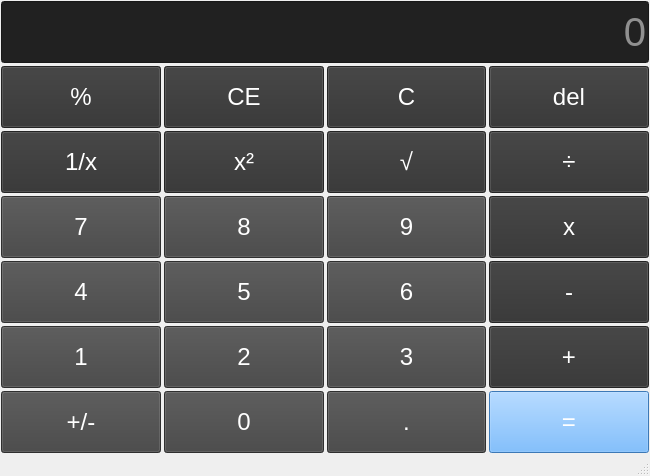
<?xml version="1.0" encoding="UTF-8"?>
<ui version="4.0">
 <class>MainWindow</class>
 <widget class="QMainWindow" name="MainWindow">
  <property name="geometry">
   <rect>
    <x>0</x>
    <y>0</y>
    <width>650</width>
    <height>476</height>
   </rect>
  </property>
  <property name="windowTitle">
   <string>计算器-2022414040202-陈维新</string>
  </property>
  <property name="styleSheet">
   <string notr="true">QPushButton {
	color: rgb(255, 255, 255);
	background-color: rgb(66, 66, 66);
	font-size: 18pt;
}
QLineEdit {
	background-color: rgb(33, 33, 33);
	color: rgb(255, 255, 255);
	font-size: 30pt
}
QPushButton:hover {
	background-color: rgb(50,50,50);
}</string>
  </property>
  <widget class="QWidget" name="centralwidget">
   <property name="sizePolicy">
    <sizepolicy hsizetype="Preferred" vsizetype="Preferred">
     <horstretch>0</horstretch>
     <verstretch>0</verstretch>
    </sizepolicy>
   </property>
   <layout class="QVBoxLayout" name="verticalLayout">
    <property name="spacing">
     <number>3</number>
    </property>
    <property name="leftMargin">
     <number>1</number>
    </property>
    <property name="topMargin">
     <number>1</number>
    </property>
    <property name="rightMargin">
     <number>1</number>
    </property>
    <property name="bottomMargin">
     <number>1</number>
    </property>
    <item>
     <layout class="QGridLayout" name="gridLayout_3">
      <item row="4" column="2">
       <widget class="QPushButton" name="btnNum6">
        <property name="sizePolicy">
         <sizepolicy hsizetype="Minimum" vsizetype="Minimum">
          <horstretch>0</horstretch>
          <verstretch>0</verstretch>
         </sizepolicy>
        </property>
        <property name="text">
         <string>6</string>
        </property>
       </widget>
      </item>
      <item row="1" column="2">
       <widget class="QPushButton" name="btnClearAll">
        <property name="sizePolicy">
         <sizepolicy hsizetype="Minimum" vsizetype="Minimum">
          <horstretch>0</horstretch>
          <verstretch>0</verstretch>
         </sizepolicy>
        </property>
        <property name="styleSheet">
         <string notr="true">QPushButton {
	background-color: rgb(50,50,50);
}
QPushButton:hover {
	background-color: rgb(66,66,66);
}
QPushButtton:pressed {
	
	background-color: rgb(31, 31, 31);
}</string>
        </property>
        <property name="text">
         <string>C</string>
        </property>
       </widget>
      </item>
      <item row="6" column="2">
       <widget class="QPushButton" name="btnPeriod">
        <property name="sizePolicy">
         <sizepolicy hsizetype="Minimum" vsizetype="Minimum">
          <horstretch>0</horstretch>
          <verstretch>0</verstretch>
         </sizepolicy>
        </property>
        <property name="text">
         <string>.</string>
        </property>
       </widget>
      </item>
      <item row="2" column="1">
       <widget class="QPushButton" name="btnSquare">
        <property name="sizePolicy">
         <sizepolicy hsizetype="Minimum" vsizetype="Minimum">
          <horstretch>0</horstretch>
          <verstretch>0</verstretch>
         </sizepolicy>
        </property>
        <property name="styleSheet">
         <string notr="true">QPushButton {
	background-color: rgb(50,50,50);
}
QPushButton:hover {
	background-color: rgb(66,66,66);
}
QPushButtton:pressed {
	
	background-color: rgb(31, 31, 31);
}</string>
        </property>
        <property name="text">
         <string>x²</string>
        </property>
       </widget>
      </item>
      <item row="3" column="1">
       <widget class="QPushButton" name="btnNum8">
        <property name="sizePolicy">
         <sizepolicy hsizetype="Minimum" vsizetype="Minimum">
          <horstretch>0</horstretch>
          <verstretch>0</verstretch>
         </sizepolicy>
        </property>
        <property name="text">
         <string>8</string>
        </property>
       </widget>
      </item>
      <item row="5" column="2">
       <widget class="QPushButton" name="btnNum3">
        <property name="sizePolicy">
         <sizepolicy hsizetype="Minimum" vsizetype="Minimum">
          <horstretch>0</horstretch>
          <verstretch>0</verstretch>
         </sizepolicy>
        </property>
        <property name="text">
         <string>3</string>
        </property>
       </widget>
      </item>
      <item row="6" column="3">
       <widget class="QPushButton" name="btnEqual">
        <property name="sizePolicy">
         <sizepolicy hsizetype="Minimum" vsizetype="Minimum">
          <horstretch>0</horstretch>
          <verstretch>0</verstretch>
         </sizepolicy>
        </property>
        <property name="styleSheet">
         <string notr="true">QPushButton {
	background-color: rgb(85, 170, 255);
}
</string>
        </property>
        <property name="text">
         <string>=</string>
        </property>
       </widget>
      </item>
      <item row="5" column="3">
       <widget class="QPushButton" name="btnPlus">
        <property name="sizePolicy">
         <sizepolicy hsizetype="Minimum" vsizetype="Minimum">
          <horstretch>0</horstretch>
          <verstretch>0</verstretch>
         </sizepolicy>
        </property>
        <property name="styleSheet">
         <string notr="true">QPushButton {
	background-color: rgb(50,50,50);
}
QPushButton:hover {
	background-color: rgb(66,66,66);
}
QPushButtton:pressed {
	
	background-color: rgb(31, 31, 31);
}</string>
        </property>
        <property name="text">
         <string>+</string>
        </property>
       </widget>
      </item>
      <item row="2" column="0">
       <widget class="QPushButton" name="btnInverse">
        <property name="sizePolicy">
         <sizepolicy hsizetype="Minimum" vsizetype="Minimum">
          <horstretch>0</horstretch>
          <verstretch>0</verstretch>
         </sizepolicy>
        </property>
        <property name="styleSheet">
         <string notr="true">QPushButton {
	background-color: rgb(50,50,50);
}
QPushButton:hover {
	background-color: rgb(66,66,66);
}
QPushButtton:pressed {
	
	background-color: rgb(31, 31, 31);
}</string>
        </property>
        <property name="text">
         <string>1/x</string>
        </property>
       </widget>
      </item>
      <item row="2" column="2">
       <widget class="QPushButton" name="btnSqrt">
        <property name="sizePolicy">
         <sizepolicy hsizetype="Minimum" vsizetype="Minimum">
          <horstretch>0</horstretch>
          <verstretch>0</verstretch>
         </sizepolicy>
        </property>
        <property name="styleSheet">
         <string notr="true">QPushButton {
	background-color: rgb(50,50,50);
}
QPushButton:hover {
	background-color: rgb(66,66,66);
}
QPushButtton:pressed {
	
	background-color: rgb(31, 31, 31);
}</string>
        </property>
        <property name="text">
         <string>√</string>
        </property>
       </widget>
      </item>
      <item row="6" column="0">
       <widget class="QPushButton" name="btnSign">
        <property name="sizePolicy">
         <sizepolicy hsizetype="Minimum" vsizetype="Minimum">
          <horstretch>0</horstretch>
          <verstretch>0</verstretch>
         </sizepolicy>
        </property>
        <property name="text">
         <string>+/-</string>
        </property>
       </widget>
      </item>
      <item row="5" column="0">
       <widget class="QPushButton" name="btnNum1">
        <property name="sizePolicy">
         <sizepolicy hsizetype="Minimum" vsizetype="Minimum">
          <horstretch>0</horstretch>
          <verstretch>0</verstretch>
         </sizepolicy>
        </property>
        <property name="text">
         <string>1</string>
        </property>
       </widget>
      </item>
      <item row="1" column="3">
       <widget class="QPushButton" name="btnDel">
        <property name="sizePolicy">
         <sizepolicy hsizetype="Minimum" vsizetype="Minimum">
          <horstretch>0</horstretch>
          <verstretch>0</verstretch>
         </sizepolicy>
        </property>
        <property name="styleSheet">
         <string notr="true">QPushButton {
	background-color: rgb(50,50,50);
}
QPushButton:hover {
	background-color: rgb(66,66,66);
}
QPushButtton:pressed {
	
	background-color: rgb(31, 31, 31);
}</string>
        </property>
        <property name="text">
         <string>del</string>
        </property>
       </widget>
      </item>
      <item row="2" column="3">
       <widget class="QPushButton" name="btnDivide">
        <property name="sizePolicy">
         <sizepolicy hsizetype="Minimum" vsizetype="Minimum">
          <horstretch>0</horstretch>
          <verstretch>0</verstretch>
         </sizepolicy>
        </property>
        <property name="styleSheet">
         <string notr="true">QPushButton {
	background-color: rgb(50,50,50);
}
QPushButton:hover {
	background-color: rgb(66,66,66);
}
QPushButtton:pressed {
	
	background-color: rgb(31, 31, 31);
}</string>
        </property>
        <property name="text">
         <string>÷</string>
        </property>
       </widget>
      </item>
      <item row="6" column="1">
       <widget class="QPushButton" name="btnNum0">
        <property name="sizePolicy">
         <sizepolicy hsizetype="Minimum" vsizetype="Minimum">
          <horstretch>0</horstretch>
          <verstretch>0</verstretch>
         </sizepolicy>
        </property>
        <property name="text">
         <string>0</string>
        </property>
       </widget>
      </item>
      <item row="1" column="1">
       <widget class="QPushButton" name="btnClear">
        <property name="sizePolicy">
         <sizepolicy hsizetype="Minimum" vsizetype="Minimum">
          <horstretch>0</horstretch>
          <verstretch>0</verstretch>
         </sizepolicy>
        </property>
        <property name="styleSheet">
         <string notr="true">QPushButton {
	background-color: rgb(50,50,50);
}
QPushButton:hover {
	background-color: rgb(66,66,66);
}
QPushButtton:pressed {
	
	background-color: rgb(31, 31, 31);
}</string>
        </property>
        <property name="text">
         <string>CE</string>
        </property>
       </widget>
      </item>
      <item row="4" column="3">
       <widget class="QPushButton" name="btnMinus">
        <property name="sizePolicy">
         <sizepolicy hsizetype="Minimum" vsizetype="Minimum">
          <horstretch>0</horstretch>
          <verstretch>0</verstretch>
         </sizepolicy>
        </property>
        <property name="styleSheet">
         <string notr="true">QPushButton {
	background-color: rgb(50,50,50);
}
QPushButton:hover {
	background-color: rgb(66,66,66);
}
QPushButtton:pressed {
	
	background-color: rgb(31, 31, 31);
}</string>
        </property>
        <property name="text">
         <string>-</string>
        </property>
       </widget>
      </item>
      <item row="4" column="1">
       <widget class="QPushButton" name="btnNum5">
        <property name="sizePolicy">
         <sizepolicy hsizetype="Minimum" vsizetype="Minimum">
          <horstretch>0</horstretch>
          <verstretch>0</verstretch>
         </sizepolicy>
        </property>
        <property name="text">
         <string>5</string>
        </property>
       </widget>
      </item>
      <item row="5" column="1">
       <widget class="QPushButton" name="btnNum2">
        <property name="sizePolicy">
         <sizepolicy hsizetype="Minimum" vsizetype="Minimum">
          <horstretch>0</horstretch>
          <verstretch>0</verstretch>
         </sizepolicy>
        </property>
        <property name="text">
         <string>2</string>
        </property>
       </widget>
      </item>
      <item row="3" column="2">
       <widget class="QPushButton" name="btnNum9">
        <property name="sizePolicy">
         <sizepolicy hsizetype="Minimum" vsizetype="Minimum">
          <horstretch>0</horstretch>
          <verstretch>0</verstretch>
         </sizepolicy>
        </property>
        <property name="text">
         <string>9</string>
        </property>
       </widget>
      </item>
      <item row="3" column="3">
       <widget class="QPushButton" name="btnMultiple">
        <property name="sizePolicy">
         <sizepolicy hsizetype="Minimum" vsizetype="Minimum">
          <horstretch>0</horstretch>
          <verstretch>0</verstretch>
         </sizepolicy>
        </property>
        <property name="styleSheet">
         <string notr="true">QPushButton {
	background-color: rgb(50,50,50);
}
QPushButton:hover {
	background-color: rgb(66,66,66);
}
QPushButtton:pressed {
	
	background-color: rgb(31, 31, 31);
}</string>
        </property>
        <property name="text">
         <string>x</string>
        </property>
       </widget>
      </item>
      <item row="4" column="0">
       <widget class="QPushButton" name="btnNum4">
        <property name="sizePolicy">
         <sizepolicy hsizetype="Minimum" vsizetype="Minimum">
          <horstretch>0</horstretch>
          <verstretch>0</verstretch>
         </sizepolicy>
        </property>
        <property name="text">
         <string>4</string>
        </property>
       </widget>
      </item>
      <item row="1" column="0">
       <widget class="QPushButton" name="btnPercentage">
        <property name="sizePolicy">
         <sizepolicy hsizetype="Minimum" vsizetype="Minimum">
          <horstretch>0</horstretch>
          <verstretch>0</verstretch>
         </sizepolicy>
        </property>
        <property name="styleSheet">
         <string notr="true">QPushButton {
	background-color: rgb(50,50,50);
}
QPushButton:hover {
	background-color: rgb(66,66,66);
}
QPushButtton:pressed {
	
	background-color: rgb(31, 31, 31);
}</string>
        </property>
        <property name="text">
         <string>%</string>
        </property>
       </widget>
      </item>
      <item row="3" column="0">
       <widget class="QPushButton" name="btnNum7">
        <property name="sizePolicy">
         <sizepolicy hsizetype="Minimum" vsizetype="Minimum">
          <horstretch>0</horstretch>
          <verstretch>0</verstretch>
         </sizepolicy>
        </property>
        <property name="text">
         <string>7</string>
        </property>
       </widget>
      </item>
      <item row="0" column="0" colspan="4">
       <widget class="QLineEdit" name="display">
        <property name="sizePolicy">
         <sizepolicy hsizetype="Expanding" vsizetype="Minimum">
          <horstretch>0</horstretch>
          <verstretch>0</verstretch>
         </sizepolicy>
        </property>
        <property name="alignment">
         <set>Qt::AlignmentFlag::AlignRight|Qt::AlignmentFlag::AlignTrailing|Qt::AlignmentFlag::AlignVCenter</set>
        </property>
        <property name="placeholderText">
         <string>0</string>
        </property>
       </widget>
      </item>
     </layout>
    </item>
   </layout>
  </widget>
  <widget class="QMenuBar" name="menubar">
   <property name="geometry">
    <rect>
     <x>0</x>
     <y>0</y>
     <width>650</width>
     <height>20</height>
    </rect>
   </property>
  </widget>
  <widget class="QStatusBar" name="statusbar"/>
 </widget>
 <resources/>
 <connections/>
</ui>
